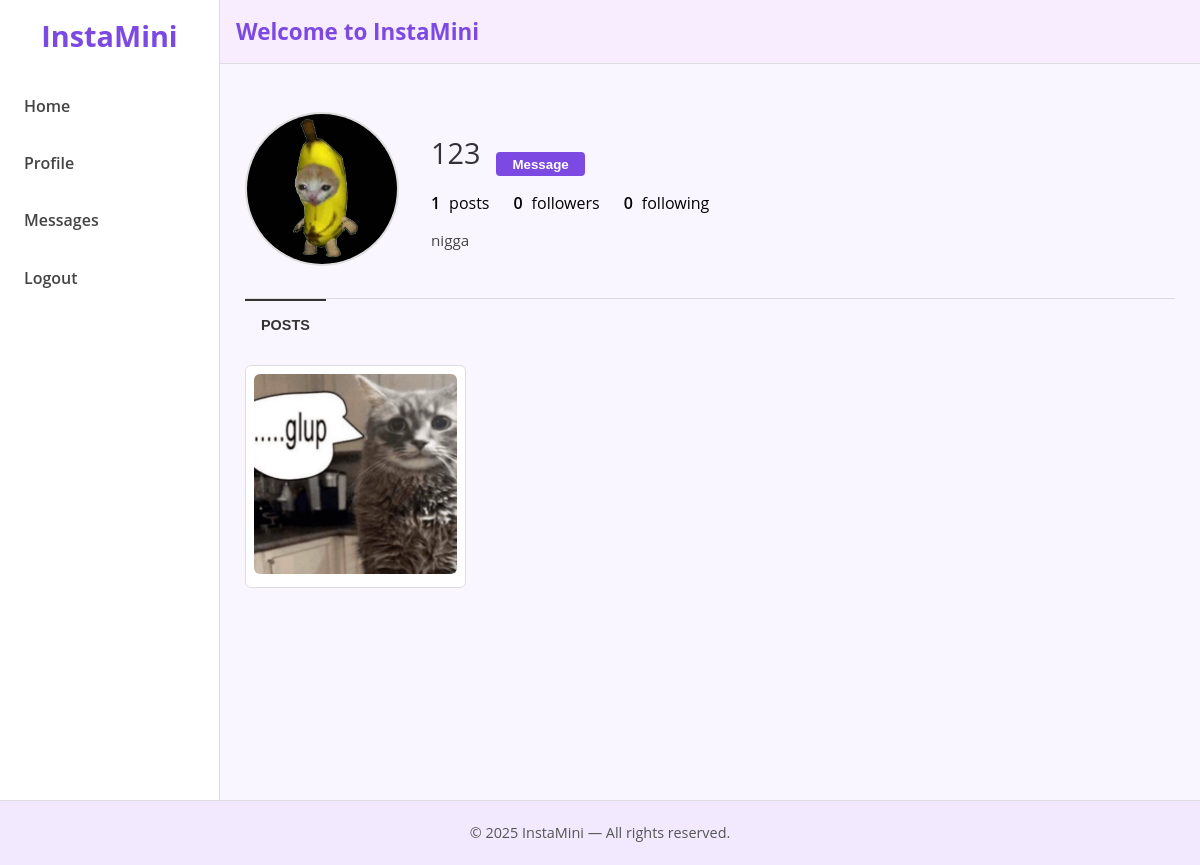
Page /user/123 (signed in) on the committed database.
### tables this page shows
CREATE TABLE users (
                id INTEGER PRIMARY KEY AUTOINCREMENT,
                username TEXT UNIQUE NOT NULL,
                password_hash TEXT NOT NULL,
                profile_picture TEXT,
                bio TEXT
            );

CREATE TABLE posts (
                id INTEGER PRIMARY KEY AUTOINCREMENT,
                user_id INTEGER NOT NULL,
                content TEXT,
                media_filename TEXT,
                created_at DATETIME NOT NULL,
                FOREIGN KEY(user_id) REFERENCES users(id)
            );

### app.py (the view)
@app.route("/user/<username>")
def user_profile(username):
    user = get_user_by_username(username)
    if not user:
        flash("User does not exist!", "error")
        return redirect(url_for("feed"))
    conn = get_db_connection()
    raw_posts = conn.execute("""
        SELECT p.*, u.username, u.profile_picture
        FROM posts p
        JOIN users u ON p.user_id = u.id
        WHERE u.username=?
        ORDER BY p.created_at DESC
    """, (username,)).fetchall()
    posts = []
    for p in raw_posts:
        lr = conn.execute("SELECT COUNT(*) AS c FROM likes WHERE post_id=?", (p["id"],)).fetchone()
        like_count = lr["c"] if lr else 0
        posts.append({
            "id": p["id"],
            "content": p["content"],
            "media_filename": p["media_filename"],
            "created_at": p["created_at"],
            "username": p["username"],
            "profile_picture": p["profile_picture"],
            "like_count": like_count
        })
    conn.close()
    user_post_count = len(posts)
    return render_template("user_profile.html",
                           user=user,
                           posts=posts,
                           user_post_count=user_post_count,
                           user_followers_count=0,
                           user_following_count=0)

### app.py (called while the page is built)
def get_db_connection():
    conn = sqlite3.connect(DATABASE)
    conn.row_factory = sqlite3.Row
    return conn

def get_user_by_username(username):
    conn = get_db_connection()
    user = conn.execute("SELECT * FROM users WHERE username=?", (username,)).fetchone()
    conn.close()
    return user

### templates/user_profile.html
{% extends "base.html" %}
{% block content %}
<div class="profile-page-instagram animated-fade-in">
  <div class="profile-header">
    <div class="profile-pic-container">
      {% if user.profile_picture %}
        <img class="profile-picture-large"
             src="{{ url_for('static', filename='uploads/' ~ user.profile_picture) }}"
             alt="Profile Pic"/>
      {% else %}
        <img class="profile-picture-large"
             src="{{ url_for('static', filename='uploads/default.png') }}"
             alt="No Profile Pic"/>
      {% endif %}
    </div>
    <div class="user-info-container">
      <div class="user-top-row">
        <h2 class="username">{{ user.username }}</h2>
        <form method="GET" action="{{ url_for('direct_messages', username=user.username) }}">
          <button class="btn-primary" style="padding: 0.3rem 1rem;">
            Message
          </button>
        </form>
      </div>
      <ul class="profile-stats">
        <li><span class="stat-number">{{ user_post_count }}</span> posts</li>
        <li><span class="stat-number">{{ user_followers_count }}</span> followers</li>
        <li><span class="stat-number">{{ user_following_count }}</span> following</li>
      </ul>
      <div class="profile-bio">
        {{ user.bio if user.bio else "" }}
      </div>
    </div>
  </div>
  <div class="profile-tabs">
    <button class="tab-button active">Posts</button>
  </div>
  <div class="profile-posts-grid">
    {% for post in posts %}
      <div class="post-tile">
        {% if post.media_filename %}
          {% set post_ext = post.media_filename|lower %}
          {% if post_ext.endswith('.png') or post_ext.endswith('.jpg') or post_ext.endswith('.jpeg') or post_ext.endswith('.gif') %}
            <img class="tile-image"
                 src="{{ url_for('static', filename='uploads/' ~ post.media_filename) }}"
                 alt="Post Media"/>
          {% elif post_ext.endswith('.mp4') or post_ext.endswith('.mov') or post_ext.endswith('.avi') %}
            <video class="tile-image"
                   src="{{ url_for('static', filename='uploads/' ~ post.media_filename) }}"
                   controls></video>
          {% else %}
            <p>{{ post.content }}</p>
          {% endif %}
        {% else %}
          <p>{{ post.content }}</p>
        {% endif %}
      </div>
    {% endfor %}
  </div>
</div>
{% endblock %}

### static/style.css (style rules this page uses)
html, body { margin: 0; padding: 0; background-color: #faf6ff; font-family: 'Open Sans', sans-serif; }
.btn-primary { margin-top: 1.5rem; width: 100%; padding: 0.6rem; background-color: #7c49e3; color: #fff; font-weight: 600; border: none; border-radius: 4px; cursor: pointer; }
.profile-page-instagram { max-width: 930px; margin: 2rem auto; display: flex; flex-direction: column; }
.profile-header { display: flex; align-items: center; margin-bottom: 2rem; }
.profile-pic-container { margin-right: 2rem; display: flex; justify-content: center; align-items: center; }
.profile-picture-large { width: 150px; height: 150px; border-radius: 50%; object-fit: cover; border: 2px solid #ddd; }
.user-info-container { display: flex; flex-direction: column; gap: 1rem; }
.user-top-row { display: flex; align-items: center; gap: 1rem; }
.username { font-size: 1.8rem; font-weight: 400; margin: 0; color: #333; }
.profile-stats { display: flex; gap: 1.5rem; list-style: none; padding: 0; margin: 0; }
.profile-stats li { font-size: 1rem; }
.stat-number { font-weight: 600; margin-right: 0.3rem; }
.profile-bio { font-size: 0.95rem; color: #444; }
.profile-tabs { display: flex; gap: 1rem; border-top: 1px solid #ddd; margin-bottom: 1rem; }
.tab-button { background: none; border: none; text-transform: uppercase; font-weight: 600; font-size: 0.9rem; padding: 1rem; cursor: pointer; color: #777; }
.tab-button.active { color: #333; border-top: 2px solid #333; }
.profile-posts-grid { display: grid; grid-template-columns: repeat(auto-fill, minmax(220px, 1fr)); gap: 1rem; }
.post-tile { background-color: #fff; border-radius: 6px; border: 1px solid #ddd; text-align: center; overflow: hidden; padding: 0.5rem; }
.tile-image { width: 100%; max-height: 260px; object-fit: cover; border-radius: 6px; }
.animated-fade-in { animation: fadeIn 0.5s ease forwards; opacity: 0; }

### rows in the picture
users: profile_picture (picture), username "123", bio "nigga"
posts: media_filename (picture)

### other values in the picture
{{ user_post_count }} "1"
{{ user_followers_count }} "0"
{{ user_following_count }} "0"
